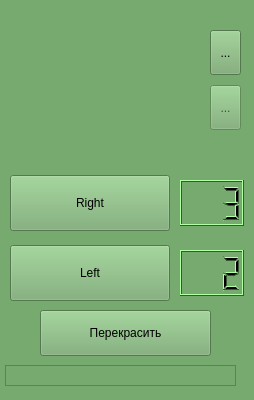
<?xml version="1.0" encoding="UTF-8"?>
<ui version="4.0">
 <author>Denis Khachko</author>
 <class>GrasshopperPult</class>
 <widget class="QWidget" name="GrasshopperPult">
  <property name="geometry">
   <rect>
    <x>0</x>
    <y>0</y>
    <width>254</width>
    <height>400</height>
   </rect>
  </property>
  <property name="minimumSize">
   <size>
    <width>254</width>
    <height>400</height>
   </size>
  </property>
  <property name="maximumSize">
   <size>
    <width>254</width>
    <height>450</height>
   </size>
  </property>
  <property name="palette">
   <palette>
    <active>
     <colorrole role="WindowText">
      <brush brushstyle="SolidPattern">
       <color alpha="255">
        <red>0</red>
        <green>0</green>
        <blue>0</blue>
       </color>
      </brush>
     </colorrole>
     <colorrole role="Button">
      <brush brushstyle="SolidPattern">
       <color alpha="255">
        <red>118</red>
        <green>170</green>
        <blue>110</blue>
       </color>
      </brush>
     </colorrole>
     <colorrole role="Light">
      <brush brushstyle="SolidPattern">
       <color alpha="255">
        <red>177</red>
        <green>255</green>
        <blue>165</blue>
       </color>
      </brush>
     </colorrole>
     <colorrole role="Midlight">
      <brush brushstyle="SolidPattern">
       <color alpha="255">
        <red>147</red>
        <green>212</green>
        <blue>137</blue>
       </color>
      </brush>
     </colorrole>
     <colorrole role="Dark">
      <brush brushstyle="SolidPattern">
       <color alpha="255">
        <red>59</red>
        <green>85</green>
        <blue>55</blue>
       </color>
      </brush>
     </colorrole>
     <colorrole role="Mid">
      <brush brushstyle="SolidPattern">
       <color alpha="255">
        <red>78</red>
        <green>113</green>
        <blue>73</blue>
       </color>
      </brush>
     </colorrole>
     <colorrole role="Text">
      <brush brushstyle="SolidPattern">
       <color alpha="255">
        <red>0</red>
        <green>0</green>
        <blue>0</blue>
       </color>
      </brush>
     </colorrole>
     <colorrole role="BrightText">
      <brush brushstyle="SolidPattern">
       <color alpha="255">
        <red>255</red>
        <green>255</green>
        <blue>255</blue>
       </color>
      </brush>
     </colorrole>
     <colorrole role="ButtonText">
      <brush brushstyle="SolidPattern">
       <color alpha="255">
        <red>0</red>
        <green>0</green>
        <blue>0</blue>
       </color>
      </brush>
     </colorrole>
     <colorrole role="Base">
      <brush brushstyle="SolidPattern">
       <color alpha="255">
        <red>126</red>
        <green>182</green>
        <blue>118</blue>
       </color>
      </brush>
     </colorrole>
     <colorrole role="Window">
      <brush brushstyle="SolidPattern">
       <color alpha="255">
        <red>118</red>
        <green>170</green>
        <blue>110</blue>
       </color>
      </brush>
     </colorrole>
     <colorrole role="Shadow">
      <brush brushstyle="SolidPattern">
       <color alpha="255">
        <red>0</red>
        <green>0</green>
        <blue>0</blue>
       </color>
      </brush>
     </colorrole>
     <colorrole role="AlternateBase">
      <brush brushstyle="SolidPattern">
       <color alpha="255">
        <red>186</red>
        <green>212</green>
        <blue>182</blue>
       </color>
      </brush>
     </colorrole>
     <colorrole role="ToolTipBase">
      <brush brushstyle="SolidPattern">
       <color alpha="255">
        <red>255</red>
        <green>255</green>
        <blue>220</blue>
       </color>
      </brush>
     </colorrole>
     <colorrole role="ToolTipText">
      <brush brushstyle="SolidPattern">
       <color alpha="255">
        <red>0</red>
        <green>0</green>
        <blue>0</blue>
       </color>
      </brush>
     </colorrole>
    </active>
    <inactive>
     <colorrole role="WindowText">
      <brush brushstyle="SolidPattern">
       <color alpha="255">
        <red>0</red>
        <green>0</green>
        <blue>0</blue>
       </color>
      </brush>
     </colorrole>
     <colorrole role="Button">
      <brush brushstyle="SolidPattern">
       <color alpha="255">
        <red>118</red>
        <green>170</green>
        <blue>110</blue>
       </color>
      </brush>
     </colorrole>
     <colorrole role="Light">
      <brush brushstyle="SolidPattern">
       <color alpha="255">
        <red>177</red>
        <green>255</green>
        <blue>165</blue>
       </color>
      </brush>
     </colorrole>
     <colorrole role="Midlight">
      <brush brushstyle="SolidPattern">
       <color alpha="255">
        <red>147</red>
        <green>212</green>
        <blue>137</blue>
       </color>
      </brush>
     </colorrole>
     <colorrole role="Dark">
      <brush brushstyle="SolidPattern">
       <color alpha="255">
        <red>59</red>
        <green>85</green>
        <blue>55</blue>
       </color>
      </brush>
     </colorrole>
     <colorrole role="Mid">
      <brush brushstyle="SolidPattern">
       <color alpha="255">
        <red>78</red>
        <green>113</green>
        <blue>73</blue>
       </color>
      </brush>
     </colorrole>
     <colorrole role="Text">
      <brush brushstyle="SolidPattern">
       <color alpha="255">
        <red>0</red>
        <green>0</green>
        <blue>0</blue>
       </color>
      </brush>
     </colorrole>
     <colorrole role="BrightText">
      <brush brushstyle="SolidPattern">
       <color alpha="255">
        <red>255</red>
        <green>255</green>
        <blue>255</blue>
       </color>
      </brush>
     </colorrole>
     <colorrole role="ButtonText">
      <brush brushstyle="SolidPattern">
       <color alpha="255">
        <red>0</red>
        <green>0</green>
        <blue>0</blue>
       </color>
      </brush>
     </colorrole>
     <colorrole role="Base">
      <brush brushstyle="SolidPattern">
       <color alpha="255">
        <red>126</red>
        <green>182</green>
        <blue>118</blue>
       </color>
      </brush>
     </colorrole>
     <colorrole role="Window">
      <brush brushstyle="SolidPattern">
       <color alpha="255">
        <red>118</red>
        <green>170</green>
        <blue>110</blue>
       </color>
      </brush>
     </colorrole>
     <colorrole role="Shadow">
      <brush brushstyle="SolidPattern">
       <color alpha="255">
        <red>0</red>
        <green>0</green>
        <blue>0</blue>
       </color>
      </brush>
     </colorrole>
     <colorrole role="AlternateBase">
      <brush brushstyle="SolidPattern">
       <color alpha="255">
        <red>186</red>
        <green>212</green>
        <blue>182</blue>
       </color>
      </brush>
     </colorrole>
     <colorrole role="ToolTipBase">
      <brush brushstyle="SolidPattern">
       <color alpha="255">
        <red>255</red>
        <green>255</green>
        <blue>220</blue>
       </color>
      </brush>
     </colorrole>
     <colorrole role="ToolTipText">
      <brush brushstyle="SolidPattern">
       <color alpha="255">
        <red>0</red>
        <green>0</green>
        <blue>0</blue>
       </color>
      </brush>
     </colorrole>
    </inactive>
    <disabled>
     <colorrole role="WindowText">
      <brush brushstyle="SolidPattern">
       <color alpha="255">
        <red>59</red>
        <green>85</green>
        <blue>55</blue>
       </color>
      </brush>
     </colorrole>
     <colorrole role="Button">
      <brush brushstyle="SolidPattern">
       <color alpha="255">
        <red>118</red>
        <green>170</green>
        <blue>110</blue>
       </color>
      </brush>
     </colorrole>
     <colorrole role="Light">
      <brush brushstyle="SolidPattern">
       <color alpha="255">
        <red>177</red>
        <green>255</green>
        <blue>165</blue>
       </color>
      </brush>
     </colorrole>
     <colorrole role="Midlight">
      <brush brushstyle="SolidPattern">
       <color alpha="255">
        <red>147</red>
        <green>212</green>
        <blue>137</blue>
       </color>
      </brush>
     </colorrole>
     <colorrole role="Dark">
      <brush brushstyle="SolidPattern">
       <color alpha="255">
        <red>59</red>
        <green>85</green>
        <blue>55</blue>
       </color>
      </brush>
     </colorrole>
     <colorrole role="Mid">
      <brush brushstyle="SolidPattern">
       <color alpha="255">
        <red>78</red>
        <green>113</green>
        <blue>73</blue>
       </color>
      </brush>
     </colorrole>
     <colorrole role="Text">
      <brush brushstyle="SolidPattern">
       <color alpha="255">
        <red>59</red>
        <green>85</green>
        <blue>55</blue>
       </color>
      </brush>
     </colorrole>
     <colorrole role="BrightText">
      <brush brushstyle="SolidPattern">
       <color alpha="255">
        <red>255</red>
        <green>255</green>
        <blue>255</blue>
       </color>
      </brush>
     </colorrole>
     <colorrole role="ButtonText">
      <brush brushstyle="SolidPattern">
       <color alpha="255">
        <red>59</red>
        <green>85</green>
        <blue>55</blue>
       </color>
      </brush>
     </colorrole>
     <colorrole role="Base">
      <brush brushstyle="SolidPattern">
       <color alpha="255">
        <red>118</red>
        <green>170</green>
        <blue>110</blue>
       </color>
      </brush>
     </colorrole>
     <colorrole role="Window">
      <brush brushstyle="SolidPattern">
       <color alpha="255">
        <red>118</red>
        <green>170</green>
        <blue>110</blue>
       </color>
      </brush>
     </colorrole>
     <colorrole role="Shadow">
      <brush brushstyle="SolidPattern">
       <color alpha="255">
        <red>0</red>
        <green>0</green>
        <blue>0</blue>
       </color>
      </brush>
     </colorrole>
     <colorrole role="AlternateBase">
      <brush brushstyle="SolidPattern">
       <color alpha="255">
        <red>118</red>
        <green>170</green>
        <blue>110</blue>
       </color>
      </brush>
     </colorrole>
     <colorrole role="ToolTipBase">
      <brush brushstyle="SolidPattern">
       <color alpha="255">
        <red>255</red>
        <green>255</green>
        <blue>220</blue>
       </color>
      </brush>
     </colorrole>
     <colorrole role="ToolTipText">
      <brush brushstyle="SolidPattern">
       <color alpha="255">
        <red>0</red>
        <green>0</green>
        <blue>0</blue>
       </color>
      </brush>
     </colorrole>
    </disabled>
   </palette>
  </property>
  <property name="font">
   <font>
    <weight>50</weight>
    <bold>false</bold>
   </font>
  </property>
  <property name="windowTitle">
   <string>Пульт</string>
  </property>
  <widget class="QPushButton" name="RightB">
   <property name="geometry">
    <rect>
     <x>10</x>
     <y>175</y>
     <width>160</width>
     <height>56</height>
    </rect>
   </property>
   <property name="text">
    <string>Right</string>
   </property>
  </widget>
  <widget class="QPushButton" name="LeftB">
   <property name="geometry">
    <rect>
     <x>10</x>
     <y>245</y>
     <width>160</width>
     <height>56</height>
    </rect>
   </property>
   <property name="text">
    <string>Left</string>
   </property>
  </widget>
  <widget class="QToolButton" name="ClearLog">
   <property name="geometry">
    <rect>
     <x>210</x>
     <y>30</y>
     <width>31</width>
     <height>45</height>
    </rect>
   </property>
   <property name="palette">
    <palette>
     <active>
      <colorrole role="WindowText">
       <brush brushstyle="SolidPattern">
        <color alpha="255">
         <red>0</red>
         <green>0</green>
         <blue>0</blue>
        </color>
       </brush>
      </colorrole>
      <colorrole role="Button">
       <brush brushstyle="SolidPattern">
        <color alpha="255">
         <red>117</red>
         <green>168</green>
         <blue>109</blue>
        </color>
       </brush>
      </colorrole>
      <colorrole role="Light">
       <brush brushstyle="SolidPattern">
        <color alpha="255">
         <red>176</red>
         <green>252</green>
         <blue>164</blue>
        </color>
       </brush>
      </colorrole>
      <colorrole role="Midlight">
       <brush brushstyle="SolidPattern">
        <color alpha="255">
         <red>146</red>
         <green>210</green>
         <blue>136</blue>
        </color>
       </brush>
      </colorrole>
      <colorrole role="Dark">
       <brush brushstyle="SolidPattern">
        <color alpha="255">
         <red>58</red>
         <green>84</green>
         <blue>54</blue>
        </color>
       </brush>
      </colorrole>
      <colorrole role="Mid">
       <brush brushstyle="SolidPattern">
        <color alpha="255">
         <red>78</red>
         <green>112</green>
         <blue>72</blue>
        </color>
       </brush>
      </colorrole>
      <colorrole role="Text">
       <brush brushstyle="SolidPattern">
        <color alpha="255">
         <red>0</red>
         <green>0</green>
         <blue>0</blue>
        </color>
       </brush>
      </colorrole>
      <colorrole role="BrightText">
       <brush brushstyle="SolidPattern">
        <color alpha="255">
         <red>255</red>
         <green>255</green>
         <blue>255</blue>
        </color>
       </brush>
      </colorrole>
      <colorrole role="ButtonText">
       <brush brushstyle="SolidPattern">
        <color alpha="255">
         <red>0</red>
         <green>0</green>
         <blue>0</blue>
        </color>
       </brush>
      </colorrole>
      <colorrole role="Base">
       <brush brushstyle="SolidPattern">
        <color alpha="255">
         <red>255</red>
         <green>255</green>
         <blue>255</blue>
        </color>
       </brush>
      </colorrole>
      <colorrole role="Window">
       <brush brushstyle="SolidPattern">
        <color alpha="255">
         <red>117</red>
         <green>168</green>
         <blue>109</blue>
        </color>
       </brush>
      </colorrole>
      <colorrole role="Shadow">
       <brush brushstyle="SolidPattern">
        <color alpha="255">
         <red>0</red>
         <green>0</green>
         <blue>0</blue>
        </color>
       </brush>
      </colorrole>
      <colorrole role="AlternateBase">
       <brush brushstyle="SolidPattern">
        <color alpha="255">
         <red>186</red>
         <green>211</green>
         <blue>182</blue>
        </color>
       </brush>
      </colorrole>
      <colorrole role="ToolTipBase">
       <brush brushstyle="SolidPattern">
        <color alpha="255">
         <red>255</red>
         <green>255</green>
         <blue>220</blue>
        </color>
       </brush>
      </colorrole>
      <colorrole role="ToolTipText">
       <brush brushstyle="SolidPattern">
        <color alpha="255">
         <red>0</red>
         <green>0</green>
         <blue>0</blue>
        </color>
       </brush>
      </colorrole>
     </active>
     <inactive>
      <colorrole role="WindowText">
       <brush brushstyle="SolidPattern">
        <color alpha="255">
         <red>0</red>
         <green>0</green>
         <blue>0</blue>
        </color>
       </brush>
      </colorrole>
      <colorrole role="Button">
       <brush brushstyle="SolidPattern">
        <color alpha="255">
         <red>117</red>
         <green>168</green>
         <blue>109</blue>
        </color>
       </brush>
      </colorrole>
      <colorrole role="Light">
       <brush brushstyle="SolidPattern">
        <color alpha="255">
         <red>176</red>
         <green>252</green>
         <blue>164</blue>
        </color>
       </brush>
      </colorrole>
      <colorrole role="Midlight">
       <brush brushstyle="SolidPattern">
        <color alpha="255">
         <red>146</red>
         <green>210</green>
         <blue>136</blue>
        </color>
       </brush>
      </colorrole>
      <colorrole role="Dark">
       <brush brushstyle="SolidPattern">
        <color alpha="255">
         <red>58</red>
         <green>84</green>
         <blue>54</blue>
        </color>
       </brush>
      </colorrole>
      <colorrole role="Mid">
       <brush brushstyle="SolidPattern">
        <color alpha="255">
         <red>78</red>
         <green>112</green>
         <blue>72</blue>
        </color>
       </brush>
      </colorrole>
      <colorrole role="Text">
       <brush brushstyle="SolidPattern">
        <color alpha="255">
         <red>0</red>
         <green>0</green>
         <blue>0</blue>
        </color>
       </brush>
      </colorrole>
      <colorrole role="BrightText">
       <brush brushstyle="SolidPattern">
        <color alpha="255">
         <red>255</red>
         <green>255</green>
         <blue>255</blue>
        </color>
       </brush>
      </colorrole>
      <colorrole role="ButtonText">
       <brush brushstyle="SolidPattern">
        <color alpha="255">
         <red>0</red>
         <green>0</green>
         <blue>0</blue>
        </color>
       </brush>
      </colorrole>
      <colorrole role="Base">
       <brush brushstyle="SolidPattern">
        <color alpha="255">
         <red>255</red>
         <green>255</green>
         <blue>255</blue>
        </color>
       </brush>
      </colorrole>
      <colorrole role="Window">
       <brush brushstyle="SolidPattern">
        <color alpha="255">
         <red>117</red>
         <green>168</green>
         <blue>109</blue>
        </color>
       </brush>
      </colorrole>
      <colorrole role="Shadow">
       <brush brushstyle="SolidPattern">
        <color alpha="255">
         <red>0</red>
         <green>0</green>
         <blue>0</blue>
        </color>
       </brush>
      </colorrole>
      <colorrole role="AlternateBase">
       <brush brushstyle="SolidPattern">
        <color alpha="255">
         <red>186</red>
         <green>211</green>
         <blue>182</blue>
        </color>
       </brush>
      </colorrole>
      <colorrole role="ToolTipBase">
       <brush brushstyle="SolidPattern">
        <color alpha="255">
         <red>255</red>
         <green>255</green>
         <blue>220</blue>
        </color>
       </brush>
      </colorrole>
      <colorrole role="ToolTipText">
       <brush brushstyle="SolidPattern">
        <color alpha="255">
         <red>0</red>
         <green>0</green>
         <blue>0</blue>
        </color>
       </brush>
      </colorrole>
     </inactive>
     <disabled>
      <colorrole role="WindowText">
       <brush brushstyle="SolidPattern">
        <color alpha="255">
         <red>58</red>
         <green>84</green>
         <blue>54</blue>
        </color>
       </brush>
      </colorrole>
      <colorrole role="Button">
       <brush brushstyle="SolidPattern">
        <color alpha="255">
         <red>117</red>
         <green>168</green>
         <blue>109</blue>
        </color>
       </brush>
      </colorrole>
      <colorrole role="Light">
       <brush brushstyle="SolidPattern">
        <color alpha="255">
         <red>176</red>
         <green>252</green>
         <blue>164</blue>
        </color>
       </brush>
      </colorrole>
      <colorrole role="Midlight">
       <brush brushstyle="SolidPattern">
        <color alpha="255">
         <red>146</red>
         <green>210</green>
         <blue>136</blue>
        </color>
       </brush>
      </colorrole>
      <colorrole role="Dark">
       <brush brushstyle="SolidPattern">
        <color alpha="255">
         <red>58</red>
         <green>84</green>
         <blue>54</blue>
        </color>
       </brush>
      </colorrole>
      <colorrole role="Mid">
       <brush brushstyle="SolidPattern">
        <color alpha="255">
         <red>78</red>
         <green>112</green>
         <blue>72</blue>
        </color>
       </brush>
      </colorrole>
      <colorrole role="Text">
       <brush brushstyle="SolidPattern">
        <color alpha="255">
         <red>58</red>
         <green>84</green>
         <blue>54</blue>
        </color>
       </brush>
      </colorrole>
      <colorrole role="BrightText">
       <brush brushstyle="SolidPattern">
        <color alpha="255">
         <red>255</red>
         <green>255</green>
         <blue>255</blue>
        </color>
       </brush>
      </colorrole>
      <colorrole role="ButtonText">
       <brush brushstyle="SolidPattern">
        <color alpha="255">
         <red>58</red>
         <green>84</green>
         <blue>54</blue>
        </color>
       </brush>
      </colorrole>
      <colorrole role="Base">
       <brush brushstyle="SolidPattern">
        <color alpha="255">
         <red>117</red>
         <green>168</green>
         <blue>109</blue>
        </color>
       </brush>
      </colorrole>
      <colorrole role="Window">
       <brush brushstyle="SolidPattern">
        <color alpha="255">
         <red>117</red>
         <green>168</green>
         <blue>109</blue>
        </color>
       </brush>
      </colorrole>
      <colorrole role="Shadow">
       <brush brushstyle="SolidPattern">
        <color alpha="255">
         <red>0</red>
         <green>0</green>
         <blue>0</blue>
        </color>
       </brush>
      </colorrole>
      <colorrole role="AlternateBase">
       <brush brushstyle="SolidPattern">
        <color alpha="255">
         <red>117</red>
         <green>168</green>
         <blue>109</blue>
        </color>
       </brush>
      </colorrole>
      <colorrole role="ToolTipBase">
       <brush brushstyle="SolidPattern">
        <color alpha="255">
         <red>255</red>
         <green>255</green>
         <blue>220</blue>
        </color>
       </brush>
      </colorrole>
      <colorrole role="ToolTipText">
       <brush brushstyle="SolidPattern">
        <color alpha="255">
         <red>0</red>
         <green>0</green>
         <blue>0</blue>
        </color>
       </brush>
      </colorrole>
     </disabled>
    </palette>
   </property>
   <property name="text">
    <string>...</string>
   </property>
   <property name="icon">
    <iconset>
     <normaloff>:/clear.png</normaloff>:/clear.png</iconset>
   </property>
  </widget>
  <widget class="QFrame" name="frame">
   <property name="geometry">
    <rect>
     <x>5</x>
     <y>365</y>
     <width>231</width>
     <height>21</height>
    </rect>
   </property>
   <property name="frameShape">
    <enum>QFrame::StyledPanel</enum>
   </property>
   <property name="frameShadow">
    <enum>QFrame::Raised</enum>
   </property>
   <widget class="QLabel" name="label">
    <property name="geometry">
     <rect>
      <x>10</x>
      <y>5</y>
      <width>211</width>
      <height>20</height>
     </rect>
    </property>
    <property name="sizePolicy">
     <sizepolicy hsizetype="Preferred" vsizetype="Preferred">
      <horstretch>3</horstretch>
      <verstretch>60</verstretch>
     </sizepolicy>
    </property>
    <property name="text">
     <string/>
    </property>
   </widget>
  </widget>
  <widget class="QToolButton" name="toKumir">
   <property name="enabled">
    <bool>false</bool>
   </property>
   <property name="geometry">
    <rect>
     <x>210</x>
     <y>85</y>
     <width>31</width>
     <height>45</height>
    </rect>
   </property>
   <property name="palette">
    <palette>
     <active>
      <colorrole role="Light">
       <brush brushstyle="SolidPattern">
        <color alpha="255">
         <red>170</red>
         <green>170</green>
         <blue>0</blue>
        </color>
       </brush>
      </colorrole>
     </active>
     <inactive>
      <colorrole role="Light">
       <brush brushstyle="SolidPattern">
        <color alpha="255">
         <red>170</red>
         <green>170</green>
         <blue>0</blue>
        </color>
       </brush>
      </colorrole>
     </inactive>
     <disabled>
      <colorrole role="Light">
       <brush brushstyle="SolidPattern">
        <color alpha="255">
         <red>170</red>
         <green>170</green>
         <blue>0</blue>
        </color>
       </brush>
      </colorrole>
     </disabled>
    </palette>
   </property>
   <property name="text">
    <string>...</string>
   </property>
   <property name="icon">
    <iconset>
     <normaloff>:/kumir.png</normaloff>
     <normalon>:/kumir.png</normalon>:/kumir.png</iconset>
   </property>
  </widget>
  <widget class="QLCDNumber" name="FwdNumber">
   <property name="geometry">
    <rect>
     <x>180</x>
     <y>180</y>
     <width>64</width>
     <height>46</height>
    </rect>
   </property>
   <property name="autoFillBackground">
    <bool>false</bool>
   </property>
   <property name="numDigits">
    <number>3</number>
   </property>
   <property name="intValue" stdset="0">
    <number>3</number>
   </property>
  </widget>
  <widget class="QLCDNumber" name="BackNumber">
   <property name="geometry">
    <rect>
     <x>180</x>
     <y>250</y>
     <width>64</width>
     <height>46</height>
    </rect>
   </property>
   <property name="autoFillBackground">
    <bool>false</bool>
   </property>
   <property name="numDigits">
    <number>3</number>
   </property>
   <property name="intValue" stdset="0">
    <number>2</number>
   </property>
  </widget>
  <widget class="QPushButton" name="colorB">
   <property name="geometry">
    <rect>
     <x>40</x>
     <y>310</y>
     <width>171</width>
     <height>46</height>
    </rect>
   </property>
   <property name="text">
    <string>Перекрасить</string>
   </property>
  </widget>
 </widget>
 <resources/>
 <connections/>
</ui>
